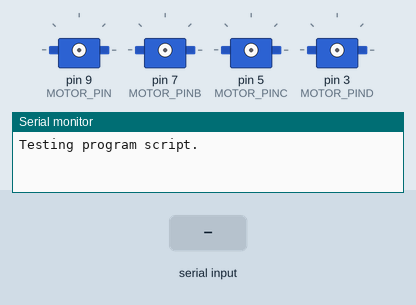
A sketch run on a simulated Arduino Uno, built with avr-gcc and run on an emulated ATmega328P. Parts: 4 × servo, the last lines printed to the serial monitor. The test bench sets the inputs (shaded band).

Above: at 0.1 s.
At 3.4 s:
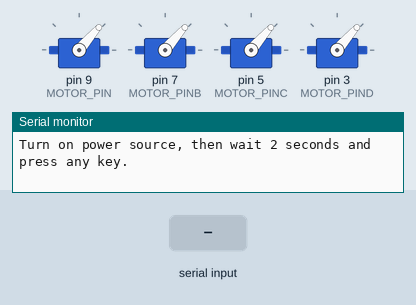
3.5 s: "90,45\n" received over Serial
At 4.1 s:
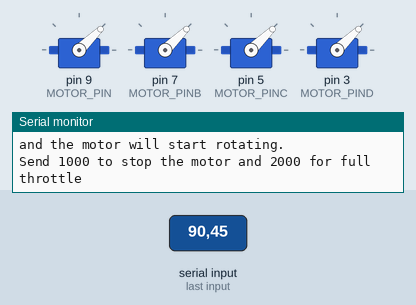
Timing chart, 0 to 6.5 s (numbered marks = the images above; inputs shaded):
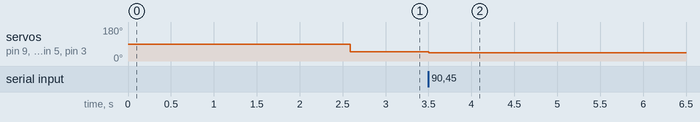

The sketch:

calibration.ino
```cpp
// Author: Kevin R.
// Program: Calibrates 4 motor at once.

#include <Servo.h>

#define Max_Strength 2000
#define Min_Strength 1000
#define Min_Str 1050
#define MOTOR_PIN 9
#define MOTOR_PINB 7
#define MOTOR_PINC 5
#define MOTOR_PIND 3
int DELAY = 1000;

Servo motor;
Servo motorb;
Servo motorc;
Servo motord;

void setup() {
  Serial.begin(9600);
  Serial.println("Testing program script.");
  delay(1500);
  Serial.println("Program begin...");
  delay(1000);
  Serial.println("This program will start the ESC.");

  motor.attach(MOTOR_PIN);
  motorb.attach(MOTOR_PINB);
  motorc.attach(MOTOR_PINC);
  motord.attach(MOTOR_PIND);

  Serial.print("Now writing maximum output: (");
  Serial.print(Max_Strength);
  Serial.print(" us in this case)");
  Serial.print("\n");
  Serial.println("Turn on power source, then wait 2 seconds and press any key.");
  motor.writeMicroseconds(Min_Str);
  motorb.writeMicroseconds(Min_Str);
  motorc.writeMicroseconds(Min_Str);
  motord.writeMicroseconds(Min_Str);

  // Wait for input
  while (!Serial.available());

  Serial.read();

  // Send min output
  Serial.println("\n\n\n");
  Serial.print("Sending minimum output: (");
  Serial.print(Min_Strength);
  Serial.print(" us in this case)");
  Serial.print("\n");
  motor.writeMicroseconds(Min_Strength);
  motorb.writeMicroseconds(Min_Strength);
  motorc.writeMicroseconds(Min_Strength);
  motord.writeMicroseconds(Min_Strength);
  Serial.println("The ESC is calibrated");
  Serial.println("----");
  Serial.println("Now, type a values between 1000 and 2000 and press enter");
  Serial.println("and the motor will start rotating.");
  Serial.println("Send 1000 to stop the motor and 2000 for full throttle");

}

void loop() {

  if (Serial.available() > 0)
  {
    int DELAY = Serial.parseInt();
    if (DELAY > 999)
    {
      motor.writeMicroseconds(DELAY);
      motorb.writeMicroseconds(DELAY);
      motorc.writeMicroseconds(DELAY);
      motord.writeMicroseconds(DELAY);
      float SPEED = (DELAY-1000)/10;
      Serial.print("\n");
      Serial.println("Motor speed:");
      Serial.print("  ");
      Serial.print(SPEED);
      Serial.print("%");
    }
  }
}
```

Measured:
- after the input at 3.5 s, servo on pin 9 (MOTOR_PIN), servo on pin 7 (MOTOR_PINB), servo on pin 5 (MOTOR_PINC), servo on pin 3 (MOTOR_PIND): 49° → 44° at once
